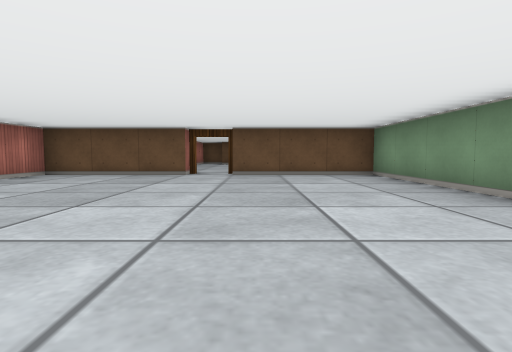
view 1 (above)

24 first-person views from a walk through a cub3D level. The camera is about half as high as the walls, tilts 4° down and sees 80° across. The floor is counted in squares. Each view is taken from the middle of a square. On the plan, view 1 faces up. The plan holds only what a view shows up to about 9 squares ahead; the rest is blank.

view 2
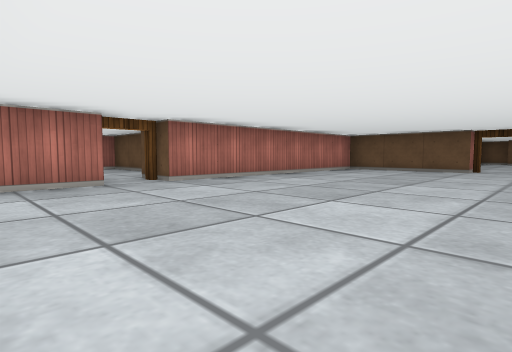

view 3
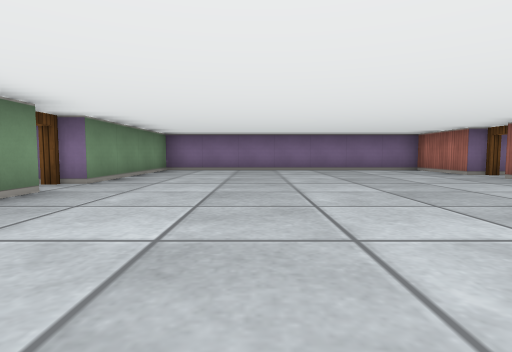

view 4
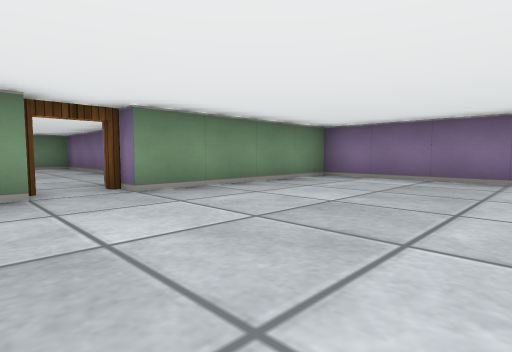

view 5
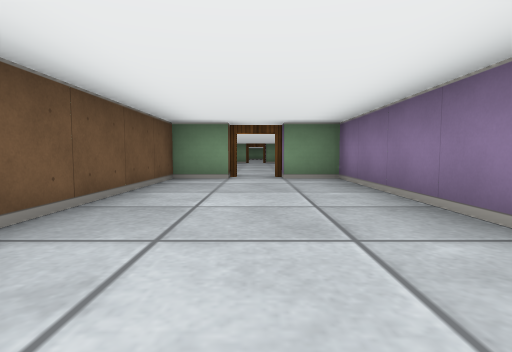

view 6
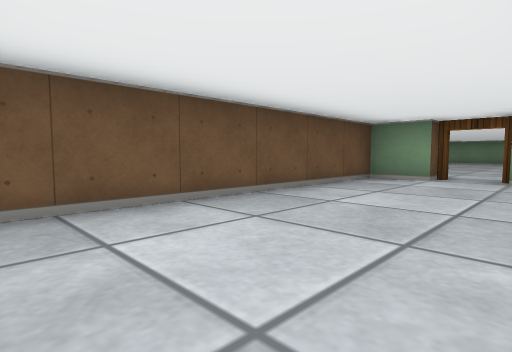

view 7
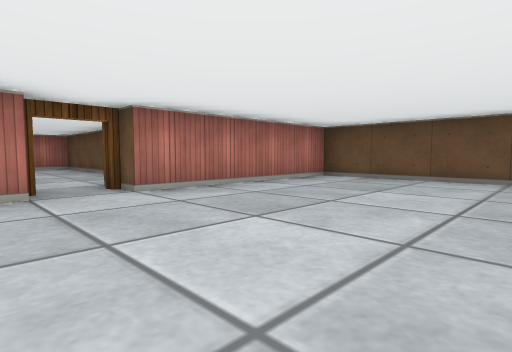

view 8
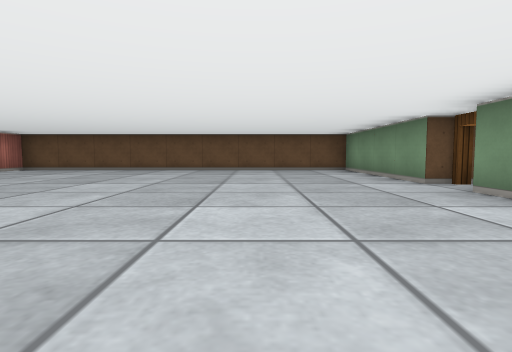

view 9
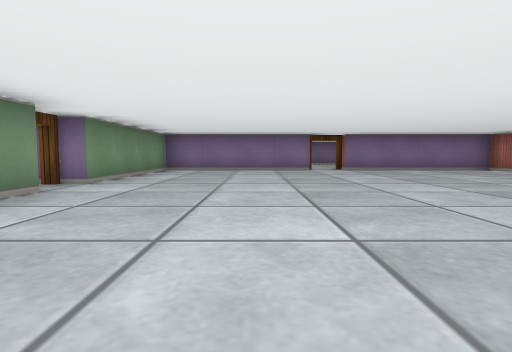

view 10
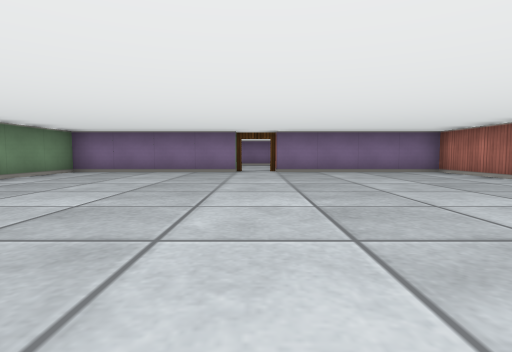

view 11
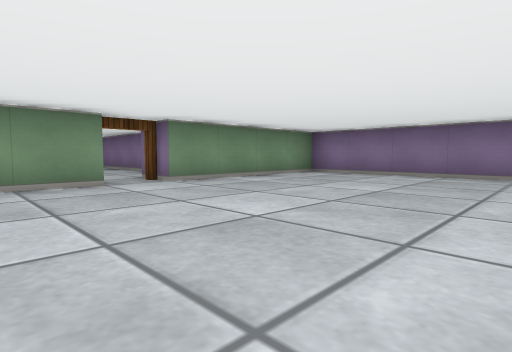

view 12
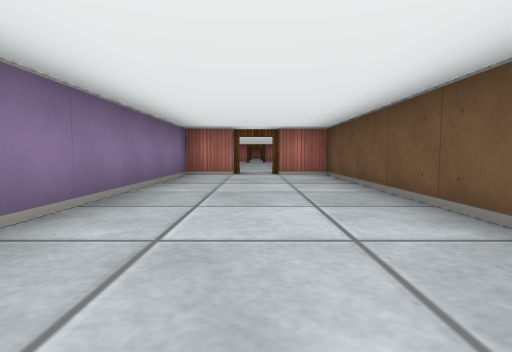

view 13
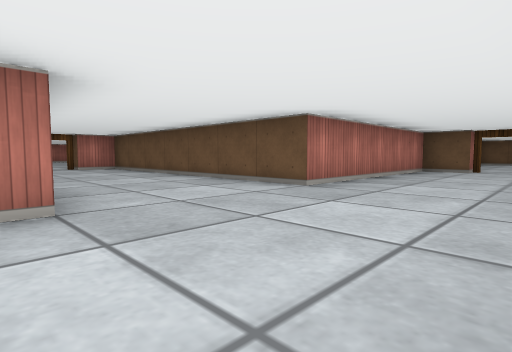

view 14
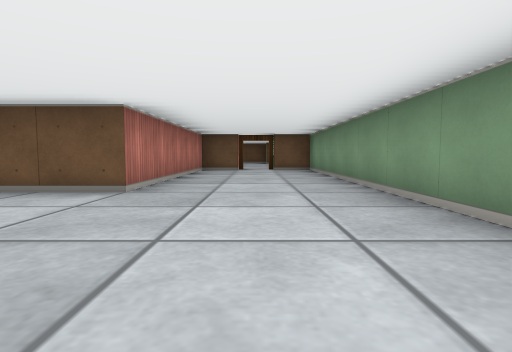

view 15
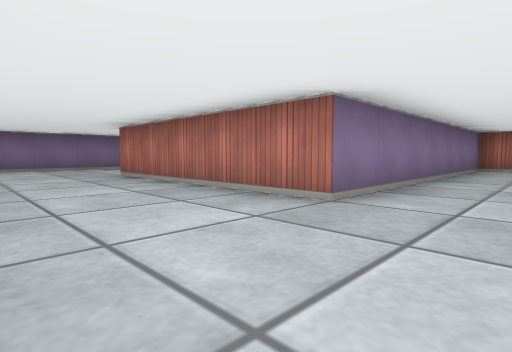

view 16
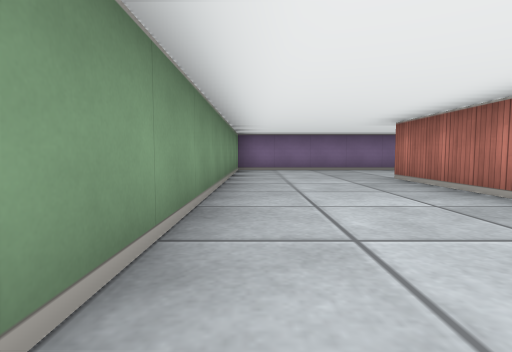

view 17
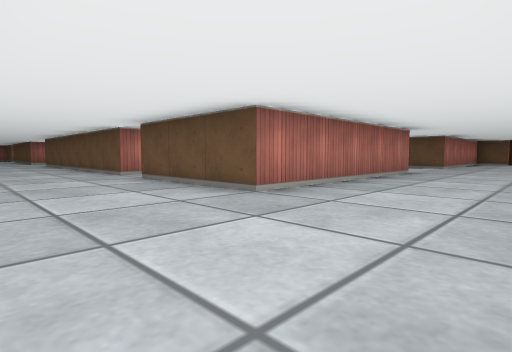

view 18
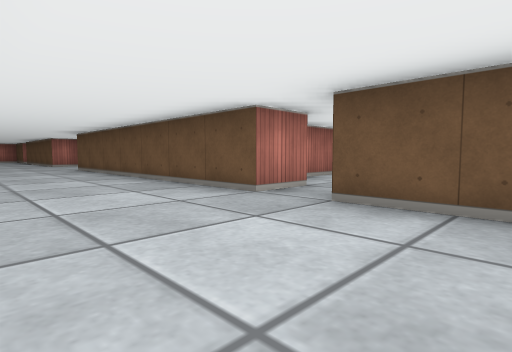

view 19
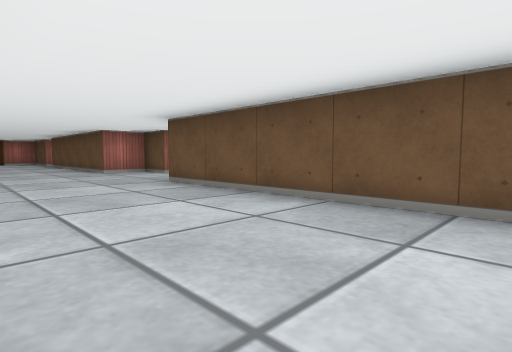

view 20
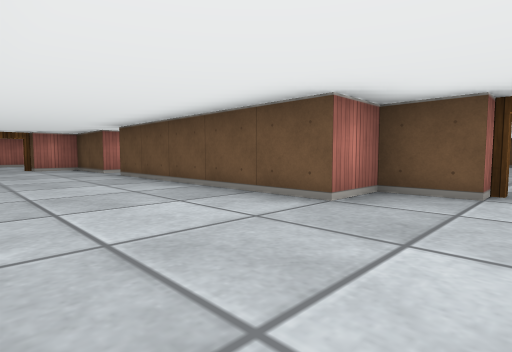

view 21
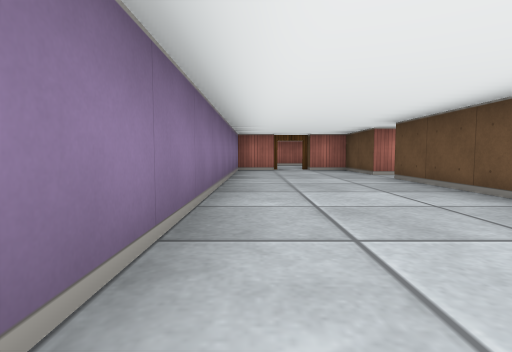

view 22
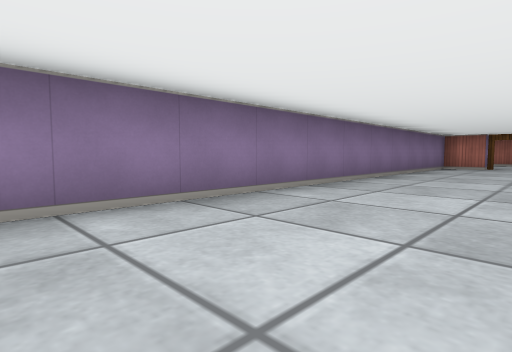

view 23
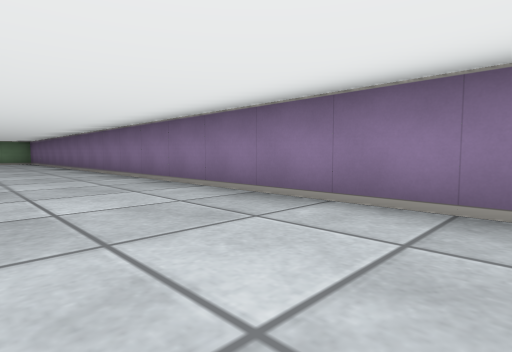

view 24
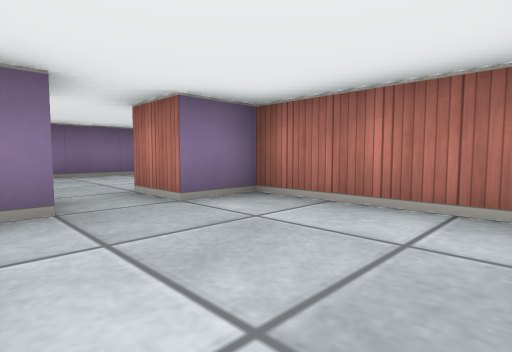

### Floor plan
Points are (right, up) in squares from view 1. A wall is a line through its corners. A room is listed if a view was taken in it or the views show most of it. See-through windows are left out.
Room 1 (views 1, 2, 3, 4)
walls: (2.5, 2.4) (2.5, 6.5) (-0.5, 6.5); (-4.5, -0.5) (-4.5, -2.5) (2.5, -2.5) (2.5, 1.5); (-1.5, 6.5) (-4.5, 6.5) (-4.5, 0.5)
ways out: open door at (3, 2) to room 2; open door at (-5, 0); open door at (-1, 7)
Room 2 (views 5, 6)
walls: (5.8, 0.5) (9.5, 0.5) (9.5, 1.5); (9.5, 2.5) (9.5, 3.5) (3.5, 3.5) (3.5, 2.6)
ways out: open door at (3, 2) to room 1; open door at (10, 2) to room 3
Room 3 (views 7, 8, 9, 10, 11)
walls: (15.5, -2.5) (19.5, -2.5) (19.5, 1.5); (19.5, 2.5) (19.5, 6.5) (10.5, 6.5) (10.5, 2.5); (10.5, -0.2) (10.5, -2.5) (14.5, -2.5)
ways out: open door at (10, 2) to room 2; open door at (15, -3) to room 4; open door at (20, 2) to room 4
Room 4 (views 12, 13, 14, 15, 16, 17, 18, 19, 20, 21, 22, 23)
walls: (23.5, -3.5) (23.5, -4.5) (16.5, -4.5); (26.1, -7.5) (30.5, -7.5) (30.5, 8.5) (29.5, 8.5); (20.5, 1.5) (20.5, 0.5) (27.5, 0.5) (27.5, -4.5) (24.5, -4.5); (14.5, -3.5) (13.5, -3.5) (13.5, -4.5) (8.5, -4.5); (7.5, -4.5) (5.5, -4.5) (5.5, -5.5); (28.5, 8.5) (27.5, 8.5) (27.5, 3.5) (20.5, 3.5) (20.5, 2.5); (5.5, -6.5) (5.5, -7.5) (24.2, -7.5)
ways out: open door at (15, -3) to room 3; open door at (20, 2) to room 3; opening at (8, -4) to room 5; opening at (24, -4); open door at (5, -6); open door at (29, 9)
Room 5 (view 24)
walls: (8.4, -3.5) (8.9, -3.5); (6.5, -1.1) (6.5, -3.5) (7.5, -3.5) (7.5, -4.5)
ways out: opening at (8, -4) to room 4

Where each view was taken, in squares from view 1:
view 1: 0 up, 0 right, facing up
view 2: 2 down, 0 right, facing up-left
view 3: 6 up, 0 right, facing down
view 4: 3 up, 1 left, facing down-right
view 5: 2 up, 4 right, facing right
view 6: 1 up, 4 right, facing up-right
view 7: 1 up, 14 right, facing up-left
view 8: 2 down, 17 right, facing up
view 9: 6 up, 17 right, facing down
view 10: 5 up, 15 right, facing down
view 11: 4 up, 15 right, facing down-right
view 12: 2 up, 27 right, facing left
view 13: 0 up, 30 right, facing up-left
view 14: 0 up, 29 right, facing up
view 15: 2 up, 30 right, facing down-left
view 16: 1 up, 30 right, facing down
view 17: 7 down, 30 right, facing up-left
view 18: 7 down, 26 right, facing up-left
view 19: 7 down, 21 right, facing up-left
view 20: 7 down, 15 right, facing up-left
view 21: 7 down, 14 right, facing left
view 22: 5 down, 16 right, facing down-left
view 23: 5 down, 14 right, facing down-right
view 24: 1 down, 9 right, facing down-left
